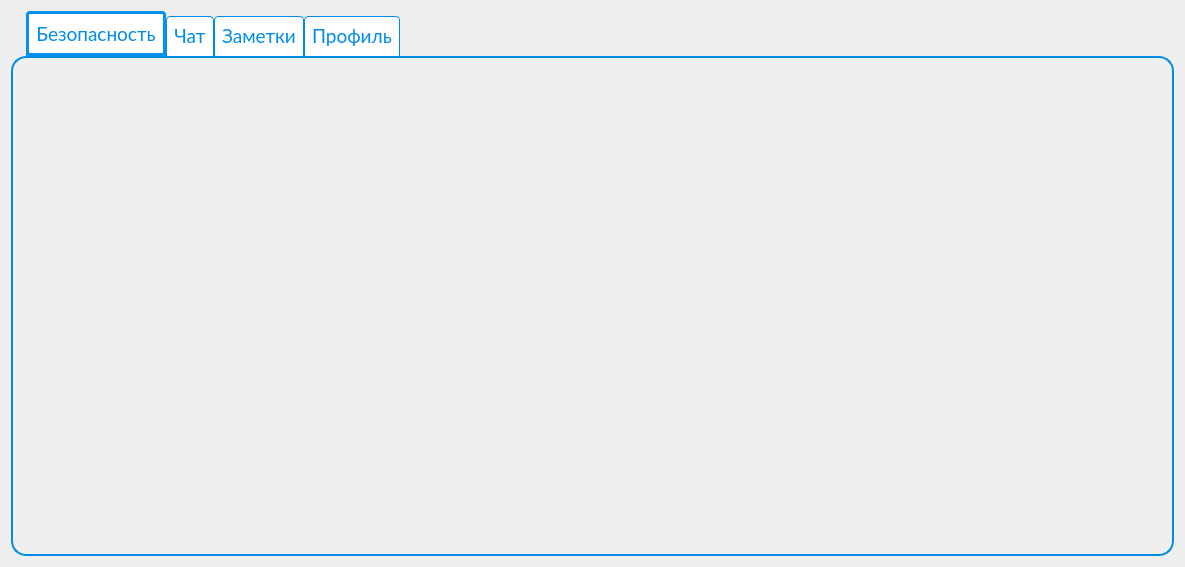
<?xml version="1.0" encoding="UTF-8"?>
<ui version="4.0">
 <class>ScrForm</class>
 <widget class="QWidget" name="ScrForm">
  <property name="geometry">
   <rect>
    <x>0</x>
    <y>0</y>
    <width>1185</width>
    <height>567</height>
   </rect>
  </property>
  <property name="windowTitle">
   <string>Form</string>
  </property>
  <layout class="QHBoxLayout" name="horizontalLayout">
   <item>
    <widget class="QTabWidget" name="tabWidget">
     <property name="font">
      <font>
       <family>Lato</family>
       <pointsize>14</pointsize>
      </font>
     </property>
     <property name="styleSheet">
      <string notr="true">QTabWidget::pane { /* Рамка виджета со вкладками */
	 border: 2px solid rgb(1, 140, 234); 
     border-radius: 15px;
     padding: 6px;
 } 

 QTabWidget::tab-bar {
     left: 15px; /* сдвигаем вправо на 5px */
 }

 QTabBar::tab {
color: rgb(1, 140, 234);
     background: white;
     border-bottom-color: #C2C7CB;

	 border: 1px solid rgb(1, 140, 234);
	 border-bottom-color: white;
     border-top-left-radius: 4px;
     border-top-right-radius: 4px;
     min-width: 35ex;
     padding: 7px;

 }

 QTabBar::tab:selected, QTabBar::tab:hover {
     background: white;

 border: 3px solid rgb(1, 140, 234);
 }

 QTabBar::tab:selected {
     border-color: rgb(6, 145, 239);
     border-bottom-color: rgb(6, 145, 239); 
 }

 QTabBar::tab:!selected {
     margin-top: 5px; /* делаем невыбранные вкладки меньше */
 }</string>
     </property>
     <property name="currentIndex">
      <number>0</number>
     </property>
     <widget class="QWidget" name="safetyTab">
      <attribute name="title">
       <string>Безопасность</string>
      </attribute>
     </widget>
     <widget class="QWidget" name="chatTab">
      <attribute name="title">
       <string>Чат</string>
      </attribute>
     </widget>
     <widget class="QWidget" name="noteTab">
      <attribute name="title">
       <string>Заметки</string>
      </attribute>
     </widget>
     <widget class="QWidget" name="profileTab">
      <attribute name="title">
       <string>Профиль</string>
      </attribute>
     </widget>
    </widget>
   </item>
  </layout>
 </widget>
 <resources/>
 <connections/>
</ui>
